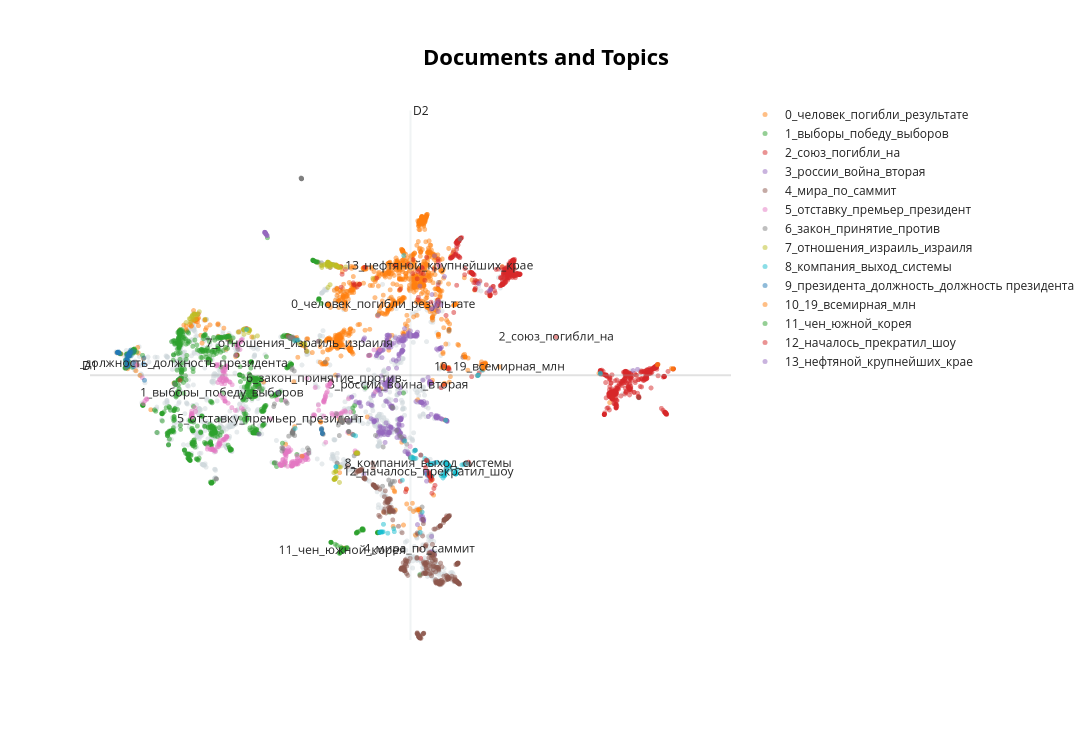

Write notebook code for a chart like this one.
### Code cell
topic_model.save('../models/bertopic_events_15topics')
save_topics_barchart(topic_model, out_html="../reports/topic_plots/bertopic_events_15topics_barchart.html")
save_documents_scatter(topic_model, texts, topics, out_html="../reports/topic_plots/bertopic_events_15topics_scatter.html")
